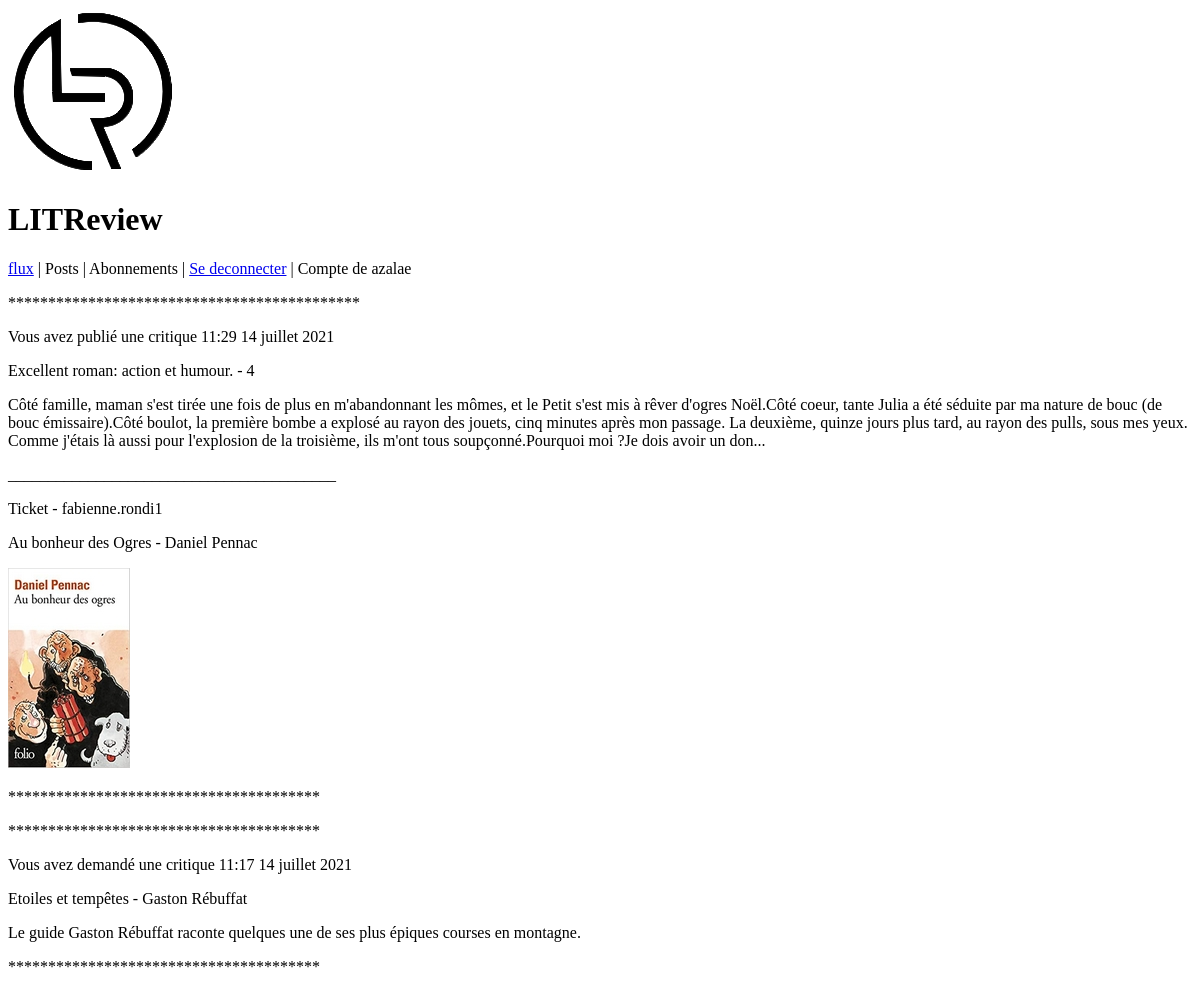
Page /flow/ (signed in) on the earlier database version.
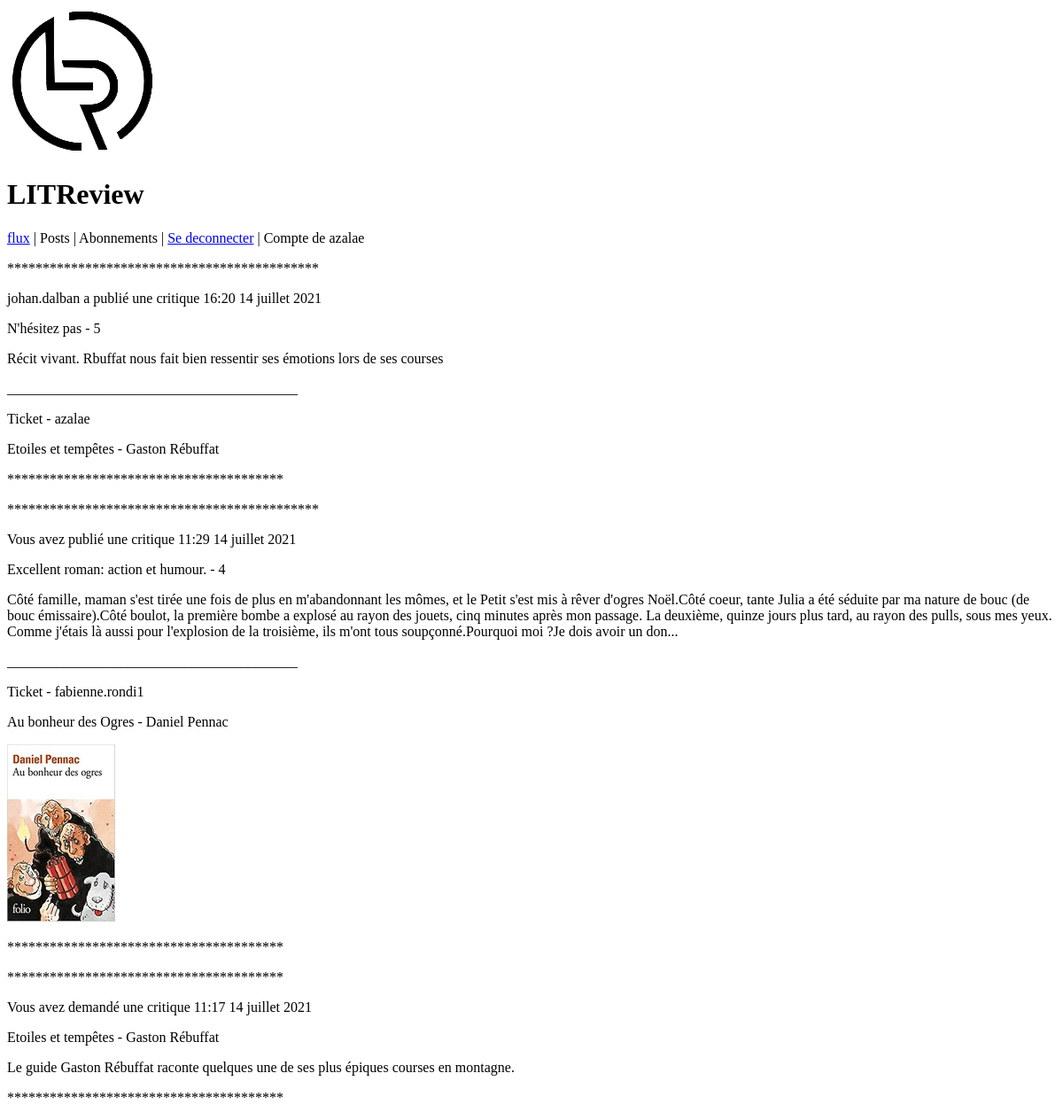
Same page on the later database version.
### library/models.py (models this page shows, shortened)
class Review(models.Model):
    ticket = models.ForeignKey(to=Ticket, on_delete=models.CASCADE)
    rating = models.PositiveSmallIntegerField(
        validators=[MinValueValidator(0), MaxValueValidator(5)]
    )
    headline = models.CharField(max_length=128)
    body = models.CharField(max_length=8192, blank=True)
    user = models.ForeignKey(to=settings.AUTH_USER_MODEL, on_delete=models.CASCADE)
    time_created = models.DateTimeField(auto_now_add=True)
    class Meta:
        ordering = ('-time_created',)

class Ticket(models.Model):
    title = models.CharField(max_length=128)
    description = models.TextField(max_length=2048, blank=True)
    user = models.ForeignKey(to=settings.AUTH_USER_MODEL, on_delete=models.CASCADE)
    image = models.ImageField(null=True, blank=True)
    time_created = models.DateTimeField(auto_now_add=True)
    class Meta:
        ordering = ('-time_created',)

class User(AbstractUser):
    pass

### library/views.py (the view)
# urls.py: path('flow/', views.flow, name="flow"),
@login_required(login_url='/')
def flow(request):
    reviews = get_users_viewable_reviews(request.user)
    tickets = get_users_viewable_tickets(request.user)
    posts = sorted(chain(reviews, tickets),
                   key=lambda post: post.time_created,
                   reverse=True)
    context = {'posts': posts}
    return render(request, 'library/flow.html', context)

### library/views.py (called while the page is built)
def get_users_viewable_tickets(request):
    tickets = Ticket.objects.filter(user_id=request.id)
    tickets = tickets.annotate(content_type=Value('TICKET', CharField()))
    followed_users = UserFollows.objects.filter(user_id=request.id)
    for followed in followed_users:
        tickets_followed_users = Ticket.objects.filter(user_id=followed.followed_user.id)
        tickets_followed_users = tickets_followed_users.annotate(content_type=Value('TICKET', CharField()))
        tickets = sorted(chain(tickets, tickets_followed_users),
                         key=lambda post: post.time_created,
                         reverse=True)
    return tickets

### library/templates/library/flow.html
{% extends 'main.html' %}
{% block content %}
    <div>
        {% for post in posts %}
            {% if post.content_type == 'TICKET' %}
                {% include 'library/ticket_snippet.html' %}
            {% elif post.content_type == 'REVIEW' %}
                {% include 'library/review_snippet.html' %}
            {% endif %}
        {% endfor %}
    </div>
{% endblock %}

### library/templates/library/review_snippet.html
<div>
    <p>********************************************</p>
    <div>
        <span>
            {% if user.get_username == post.user.username %}
                Vous avez
            {% else %}
                {{post.user.username}} a
            {% endif %}
            publié une critique
        </span>
        <span>{{post.time_created|time:"H:i" }} {{post.time_created|date:"d F Y" }}</span>
    </div>
    <div>
        <p>{{ post.headline }} - {{ post.rating }}</p>
        <p>{{ post.body }}</p>
    </div>
    <div>
        <p>_________________________________________</p>
        <p>Ticket - {{post.ticket.user.username}}</p>
        <p>{{post.ticket.title}}</p>
        {% if post.ticket.image %}
            <div><img src="{{post.ticket.image.url}}" alt="{{post.ticket.title}}"></img></div>
            {% endif %}
        <p>***************************************</p>
    </div>
</div>

### library/templates/library/ticket_snippet.html (shortened to what this page needs)
<div>
    <p>***************************************</p>
    <div>
        <span>
            {% if user.get_username == post.user.username %}
                Vous avez
            {% else %}
                {{post.user.username}} a
            {% endif %}
            demandé une critique
        </span>
        <span>{{post.time_created|time:"H:i" }} {{post.time_created|date:"d F Y" }}</span>
    </div>
    <p>{{post.title}}</p>
    <p>{{post.description}}</p>
    <p>***************************************</p>
</div>

Differences in the rows shown:
added Review: user.username "johan.dalban", time_created "16:20", time_created "14 juillet 2021", headline "N'hésitez pas", rating "5", body "Récit vivant. Rbuffat nous fait bien ressentir ses émotions lors de ses courses", ticket.user.username "azalae", ticket "Etoiles et tempêtes - Gaston Rébuffat"
